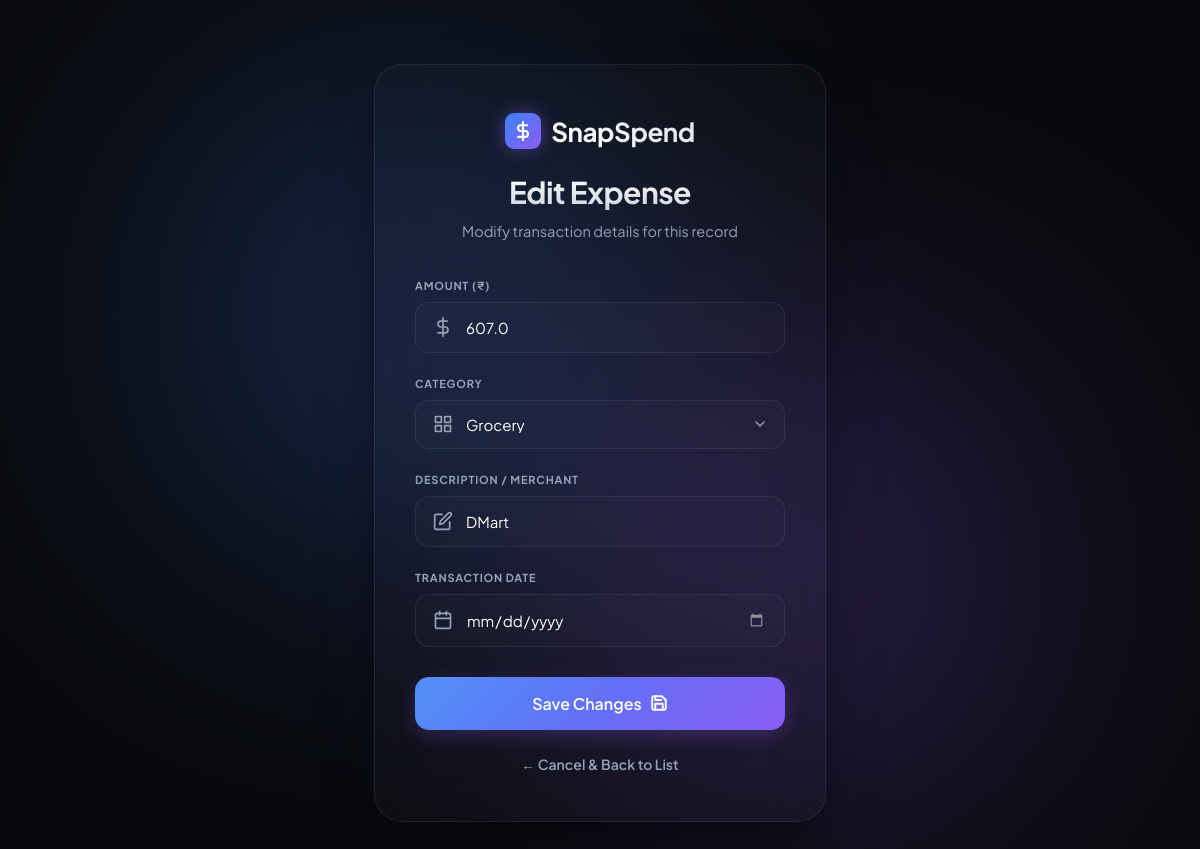
Screenshot of /edit/31 (signed in) with the database file from the repository.
### tables this page shows
CREATE TABLE expenses(
    id INTEGER PRIMARY KEY AUTOINCREMENT,
    amount REAL,
    category TEXT,
    description TEXT,
    date TEXT
);

### app.py (the view)
@app.route("/edit/<int:id>")
@login_required
def edit_expense(id):
    conn=sqlite3.connect("snapspend.db")
    cursor=conn.cursor()
    cursor.execute("SELECT * FROM expenses WHERE id=?",(id,))
    expense=cursor.fetchone()
    conn.close()
    return render_template("edit_expense.html",expense=expense)

### app.py (called while the page is built)
def login_required(f):
    @wraps(f)
    def decorated_function(*args, **kwargs):
        if "user_id" not in session:
            flash("Please log in to access this page.", "error")
            return redirect("/login")
        return f(*args, **kwargs)
    return decorated_function

### templates/edit_expense.html (shortened to what this page needs)
<!DOCTYPE html>
<html lang="en">
<head>
    <link rel="stylesheet" href="{{ url_for('static', filename='css/auth.css') }}">
</head>
<body>
    <div class="auth-container" style="max-width: 500px;">
        <div class="auth-card">
            <a href="/" class="auth-logo">
                <div class="auth-logo-icon">
                    <svg width="20" height="20" viewBox="0 0 24 24" fill="none" stroke="#ffffff" stroke-width="2.5" stroke-linecap="round" stroke-linejoin="round">
                        <line x1="12" y1="1" x2="12" y2="23"></line>
                        <path d="M17 5H9.5a3.5 3.5 0 0 0 0 7h5a3.5 3.5 0 0 1 0 7H6"></path>
                    </svg>
                </div>
                <span class="auth-logo-text">SnapSpend</span>
            </a>
            <h1 class="auth-title">Edit Expense</h1>
            <p class="auth-subtitle">Modify transaction details for this record</p>
            <form action="/update/{{ expense[0] }}" method="POST" class="auth-form">
                <div class="form-group">
                    <label for="amount" class="form-label">Amount (₹)</label>
                    <div class="input-wrapper">
                        <input type="number" step="0.01" min="0" id="amount" name="amount" class="auth-input" value="{{ expense[1] }}" required>
                        <div class="input-icon">
                            <svg width="20" height="20" viewBox="0 0 24 24" fill="none" stroke="currentColor" stroke-width="2" stroke-linecap="round" stroke-linejoin="round">
                                <line x1="12" y1="1" x2="12" y2="23"></line>
                                <path d="M17 5H9.5a3.5 3.5 0 0 0 0 7h5a3.5 3.5 0 0 1 0 7H6"></path>
                            </svg>
                        </div>
                    </div>
                </div>
                <div class="form-group">
                    <label for="category" class="form-label">Category</label>
                    <div class="input-wrapper">
                        <select id="category" name="category" class="auth-input" required>
                            {% for cat in ["Food", "Grocery", "Travel", "Shopping", "Medical", "Entertainment", "Utilities", "Other"] %}
                                <option value="{{ cat }}" {% if expense[2] == cat %}selected{% endif %}>{{ cat }}</option>
                            {% endfor %}
                        </select>
                        <div class="input-icon">
                        </div>
                    </div>
                </div>
                <div class="form-group">
                    <label for="description" class="form-label">Description / Merchant</label>
                    <div class="input-wrapper">
                        <input type="text" id="description" name="description" class="auth-input" value="{{ expense[3] }}" required>
                        <div class="input-icon">
                            <svg width="20" height="20" viewBox="0 0 24 24" fill="none" stroke="currentColor" stroke-width="2" stroke-linecap="round" stroke-linejoin="round">
                                <path d="M11 4H4a2 2 0 0 0-2 2v14a2 2 0 0 0 2 2h14a2 2 0 0 0 2-2v-7"></path>
                                <path d="M18.5 2.5a2.121 2.121 0 1 1 3 3L12 15l-4 1 1-4 9.5-9.5z"></path>
                            </svg>
                        </div>
                    </div>
                </div>
                <div class="form-group">
                    <label for="date" class="form-label">Transaction Date</label>
                    <div class="input-wrapper">
                        <input type="date" id="date" name="date" class="auth-input" value="{{ expense[4] }}" required>
                        <div class="input-icon">
                        </div>
                    </div>
                </div>
                <button type="submit" class="auth-btn">
                    <span>Save Changes</span>
                </button>
            </form>
            <div class="auth-footer" style="margin-top: 25px;">
                <a href="/expenses" class="auth-link" style="font-size: 14px; color: var(--text-secondary);">← Cancel & Back to List</a>
            </div>
        </div>
    </div>
</body>
</html>

### static/css/auth.css (style rules this page uses)
:root { --bg-color: #08090c; --card-bg: rgba(255, 255, 255, 0.02); --card-border: rgba(255, 255, 255, 0.08); --card-border-hover: rgba(139, 92, 246, 0.25); --text-primary: #ffffff; --text-secondary: #94a3b8; --accent-blue: #3b82f6; --accent-purple: #8b5cf6; --accent-gradient: linear-gradient(135deg, #3b82f6 0%, #8b5cf6 100%); --button-gradient: linear-gradient(135deg, rgba(255, 255, 255, 0.12) 0%, rgba(255, 255, 255, 0) 50%), linear-gradient(135deg, #3b82f6 0%, #8b5cf6 100%); --accent-glow: rgba(139, 92, 246, 0.35); --input-bg: rgba(255, 255, 255, 0.015); --input-border: rgba(255, 255, 255, 0.08); --input-focus-border: rgba(139, 92, 246, 0.55); --error-bg: rgba(239, 68, 68, 0.1); --error-border: rgba(239, 68, 68, 0.2); --error-text: #f87171; --success-bg: rgba(16, 185, 129, 0.1); --success-border: rgba(16, 185, 129, 0.2); --success-text: #34d399; }
* { margin: 0; padding: 0; box-sizing: border-box; }
body { font-family: 'Plus Jakarta Sans', sans-serif; background-color: var(--bg-color); color: var(--text-primary); min-height: 100vh; display: flex; justify-content: center; align-items: center; overflow-x: hidden; position: relative; padding: 40px 0; }
body::before, body::after { content: ''; position: absolute; width: 450px; height: 450px; border-radius: 50%; filter: blur(140px); z-index: 0; pointer-events: none; opacity: 0.32; animation: float 12s ease-in-out infinite alternate; }
body::before { background: var(--accent-blue); top: 10%; left: 15%; animation-delay: 0s; }
body::after { background: var(--accent-purple); bottom: 10%; right: 15%; animation-delay: -6s; }
.auth-container { width: 100%; max-width: 460px; padding: 24px; z-index: 10; }
.auth-card { background: var(--card-bg); border: 1px solid var(--card-border); backdrop-filter: blur(28px); -webkit-backdrop-filter: blur(28px); border-radius: 28px; padding: 48px 40px; box-shadow: 0 30px 60px -15px rgba(0, 0, 0, 0.6), 0 0 50px rgba(139, 92, 246, 0.03); width: 100%; text-align: center; transition: border-color 0.4s ease, box-shadow 0.4s ease; animation: fadeIn 0.6s cubic-bezier(0.16, 1, 0.3, 1); }
.auth-logo { display: inline-flex; align-items: center; gap: 10px; margin-bottom: 24px; text-decoration: none; }
.auth-logo-icon { width: 36px; height: 36px; background: var(--accent-gradient); border-radius: 9px; display: flex; align-items: center; justify-content: center; box-shadow: 0 0 18px rgba(139, 92, 246, 0.45); }
.auth-logo-text { font-size: 26px; font-weight: 700; letter-spacing: -0.5px; background: linear-gradient(to right, #ffffff, #e2e8f0); -webkit-background-clip: text; -webkit-text-fill-color: transparent; }
.auth-title { font-size: 30px; font-weight: 700; margin-bottom: 10px; letter-spacing: -0.5px; background: linear-gradient(180deg, #ffffff 0%, #cbd5e1 100%); -webkit-background-clip: text; -webkit-text-fill-color: transparent; }
.auth-subtitle { color: var(--text-secondary); font-size: 14.5px; margin-bottom: 36px; line-height: 1.5; }
.auth-form { text-align: left; }
.form-group { margin-bottom: 24px; position: relative; transition: transform 0.2s ease; }
.form-label { display: block; color: var(--text-secondary); font-size: 11px; font-weight: 700; margin-bottom: 10px; text-transform: uppercase; letter-spacing: 0.8px; transition: color 0.3s ease; }
.input-wrapper { position: relative; display: flex; align-items: center; }
.input-icon { position: absolute; left: 18px; color: var(--text-secondary); pointer-events: none; transition: color 0.3s ease, transform 0.3s ease; display: flex; align-items: center; justify-content: center; }
.auth-input { width: 100%; background-color: var(--input-bg); border: 1px solid var(--input-border); border-radius: 14px; padding: 15px 18px 15px 50px; color: var(--text-primary); font-family: inherit; font-size: 15px; transition: all 0.3s cubic-bezier(0.4, 0, 0.2, 1); outline: none; }
.auth-input::placeholder { color: rgba(255, 255, 255, 0.25); }
.auth-btn { width: 100%; background: var(--button-gradient); color: #ffffff; border: none; border-radius: 14px; padding: 16px; font-family: inherit; font-size: 16px; font-weight: 600; cursor: pointer; transition: all 0.3s cubic-bezier(0.4, 0, 0.2, 1); display: flex; align-items: center; justify-content: center; gap: 8px; margin-top: 30px; box-shadow: 0 6px 20px rgba(139, 92, 246, 0.25); }
.auth-footer { margin-top: 36px; font-size: 14px; color: var(--text-secondary); }
.auth-link { color: var(--accent-blue); text-decoration: none; font-weight: 600; transition: color 0.2s ease; }

### rows the page displays
expenses: amount "607.0", category "Grocery", description "DMart"
